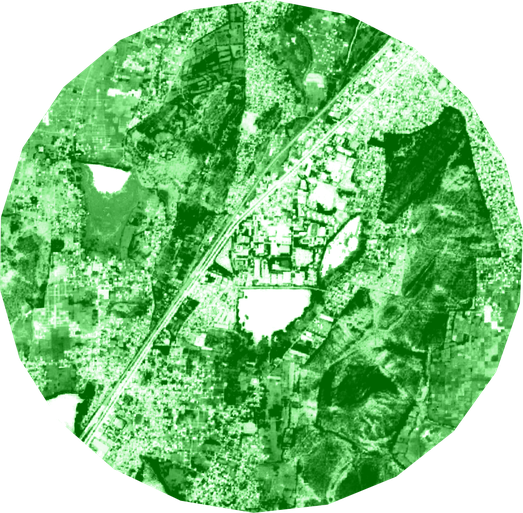
#> input picture ndvi.png, 523 x 513 px, shrunk from 1000 x 982 before the run
$ python make_academic_maps.py
#> lines starting #> are read from the running program, lines starting #| are printed output that depends on the picture
import matplotlib.pyplot as plt
import matplotlib.image as mpimg
import matplotlib.colors as mcolors
import numpy as np

# Coordinates from your Earth Engine script (Kattankulathur)
lat_center, lon_center = 12.823, 80.044
offset = 0.027
extent = [lon_center - offset, lon_center + offset, lat_center - offset, lat_center + offset]

def format_academic_map(input_filename, output_filename, title, cmap_name, min_val, max_val, label):
#> called with input_filename = 'ndvi.png', output_filename = 'ndvi_academic.png', title = 'NDVI (Vegetation Index)', cmap_name = 'Greens', min_val = 0, max_val = 0.8, label = 'NDVI Value'
    print(f"🎨 Formatting {input_filename}...")

    # 1. Load the raw image
    img = mpimg.imread(input_filename)
#> img is the input picture: shape (513, 523, 4) float32; mean R, G, B, A 0.319, 0.576, 0.319, 0.78

    # 2. Setup the academic figure
    fig, ax = plt.subplots(figsize=(6, 5), dpi=300) # High-resolution for IEEE

    # 3. Plot the image with the geographic extent
    im = ax.imshow(img, extent=extent)

    # 4. Add Grid Lines
    ax.grid(color='white', linestyle='--', linewidth=0.5, alpha=0.5)

    # 5. Format Axis Labels
    ax.set_xlabel("Longitude (°E)", fontsize=10, fontweight='bold')
    ax.set_ylabel("Latitude (°N)", fontsize=10, fontweight='bold')
    ax.set_title(title, fontsize=12, fontweight='bold', pad=15)

    # 6. Add the Colorbar
    cmap = plt.get_cmap(cmap_name)
    norm = mcolors.Normalize(vmin=min_val, vmax=max_val)
    sm = plt.cm.ScalarMappable(cmap=cmap, norm=norm)
    sm.set_array([])

    cbar = fig.colorbar(sm, ax=ax, fraction=0.046, pad=0.04)
    cbar.set_label(label, fontsize=10, fontweight='bold')

    # 7. Add a simple North Arrow (Top Left)
    ax.annotate('N', xy=(0.05, 0.95), xytext=(0.05, 0.85),
                xycoords='axes fraction', textcoords='axes fraction',
                arrowprops=dict(facecolor='black', width=2, headwidth=8),
                fontsize=12, fontweight='bold', ha='center', va='top')

    # 8. NEW: Add Location Name (Bottom Right)
    # Uses a black, semi-transparent background box so it is always readable
    ax.text(0.96, 0.04, "SRM IST, Kattankulathur",
            transform=ax.transAxes, color='white',
            fontsize=9, fontweight='bold', ha='right', va='bottom',
            bbox=dict(facecolor='black', alpha=0.6, edgecolor='none', boxstyle='round,pad=0.4'))

    # Save the academic version
    plt.tight_layout()
    plt.savefig(output_filename, bbox_inches='tight')
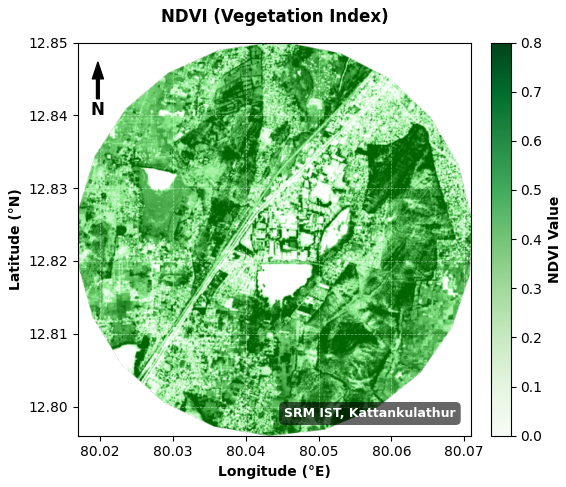
#> figure drawn by matplotlib, 2 panels
    plt.close()
    print(f"✅ Saved {output_filename}!")

# --- Execute for all three maps ---

# NDVI: Green palette, 0 to 0.8
format_academic_map('ndvi.png', 'ndvi_academic.png',
                    'NDVI (Vegetation Index)', 'Greens', 0.0, 0.8, 'NDVI Value')

# NDBI: Grey palette, -0.2 to 0.4
format_academic_map('ndbi.png', 'ndbi_academic.png',
                    'NDBI (Built-Up Index)', 'Greys', -0.2, 0.4, 'NDBI Value')
#> call 2 of format_academic_map, with input_filename = 'ndbi.png', output_filename = 'ndbi_academic.png', title = 'NDBI (Built-Up Index)', cmap_name = 'Greys', min_val = -0.2, max_val = 0.4, label = 'NDBI Value'
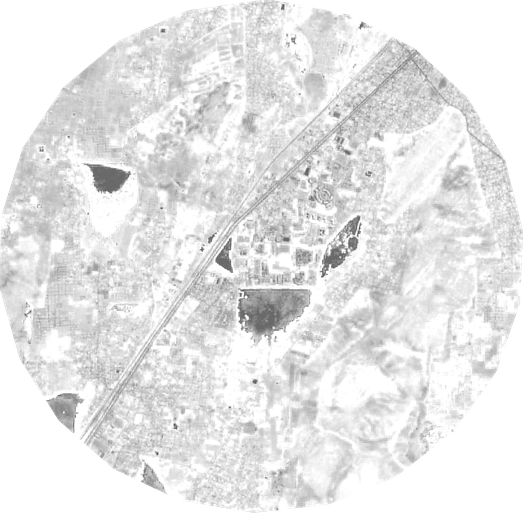
#> input picture ndbi.png, 523 x 513 px, shrunk from 1000 x 982 before the run
#> in format_academic_map, img is the input picture: shape (513, 523, 4) float32; mean R, G, B, A 0.69, 0.69, 0.69, 0.78
#> in format_academic_map (call 2), `plt.savefig(output_filename, bbox_inches='tight')`:
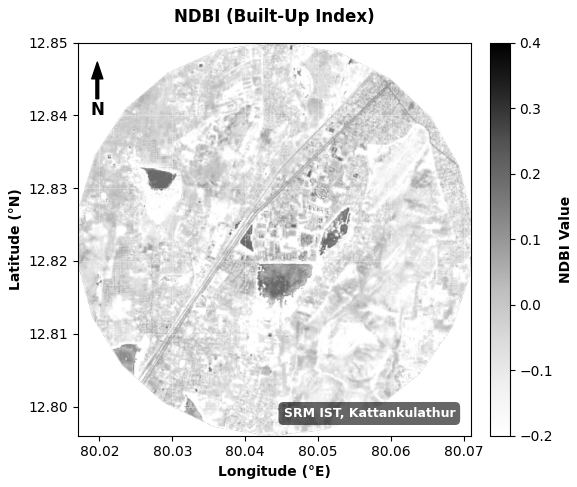
#> figure drawn by matplotlib, 2 panels

# LST: Thermal (Inferno/Jet) palette, 30°C to 45°C
format_academic_map('lst.png', 'lst_academic.png',
                    'Land Surface Temperature (LST)', 'jet', 30.0, 45.0, 'Temperature (°C)')
#> call 3 of format_academic_map, with input_filename = 'lst.png', output_filename = 'lst_academic.png', title = 'Land Surface Temperature (LST)', cmap_name = 'jet', min_val = 30, max_val = 45, label = 'Temperature (°C)'
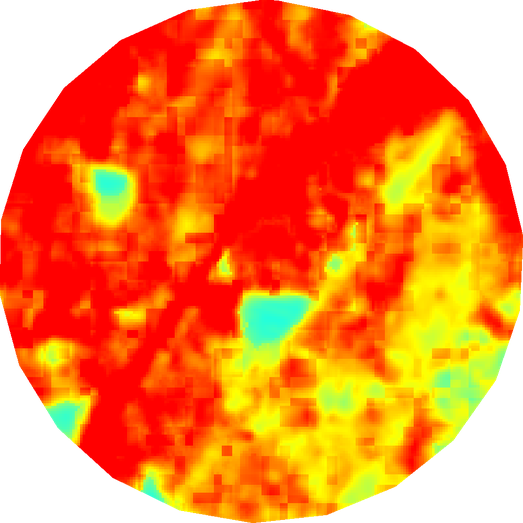
#> input picture lst.png, 523 x 523 px, shrunk from 1000 x 1000 before the run
#> in format_academic_map, img is the input picture: shape (523, 523, 4) float32; mean R, G, B, A 0.77, 0.303, 0.0201, 0.781
#> in format_academic_map (call 3), `plt.savefig(output_filename, bbox_inches='tight')`:
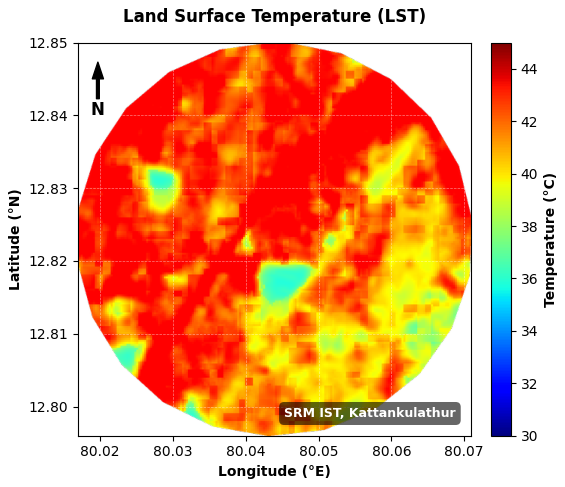
#> figure drawn by matplotlib, 2 panels

print("🎉 All academic maps are ready with Location Labels!")
